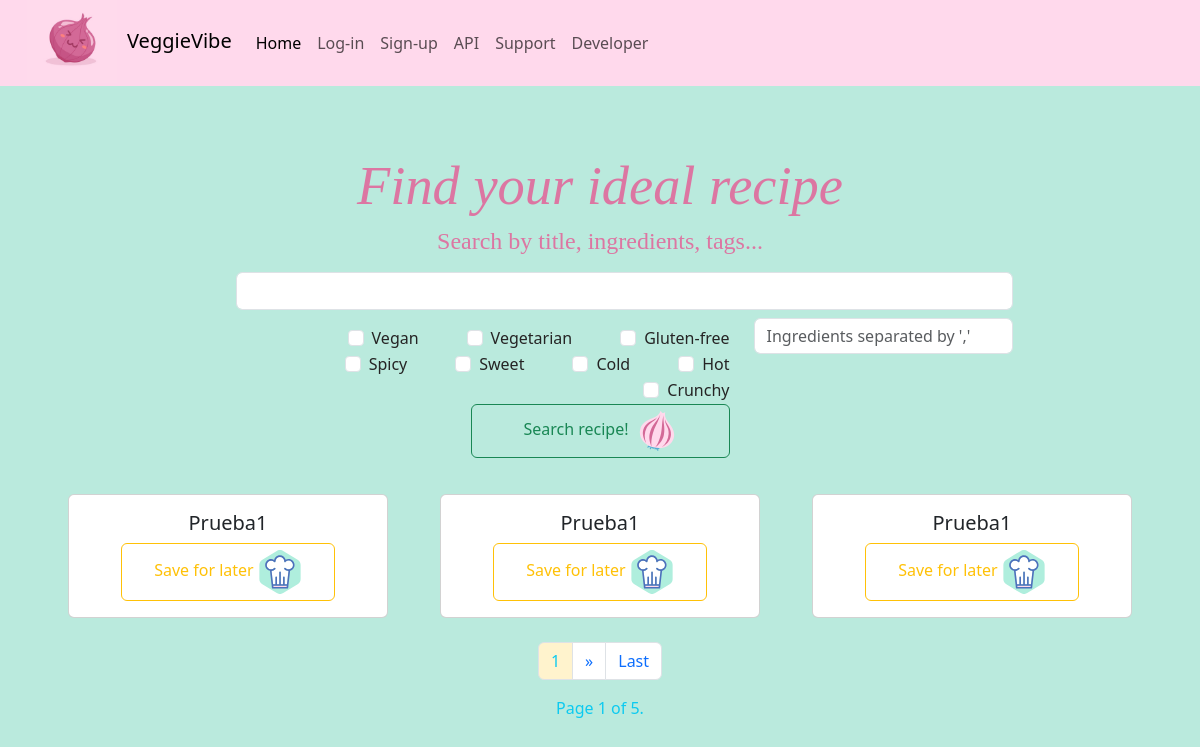
Before: / with the older database file.
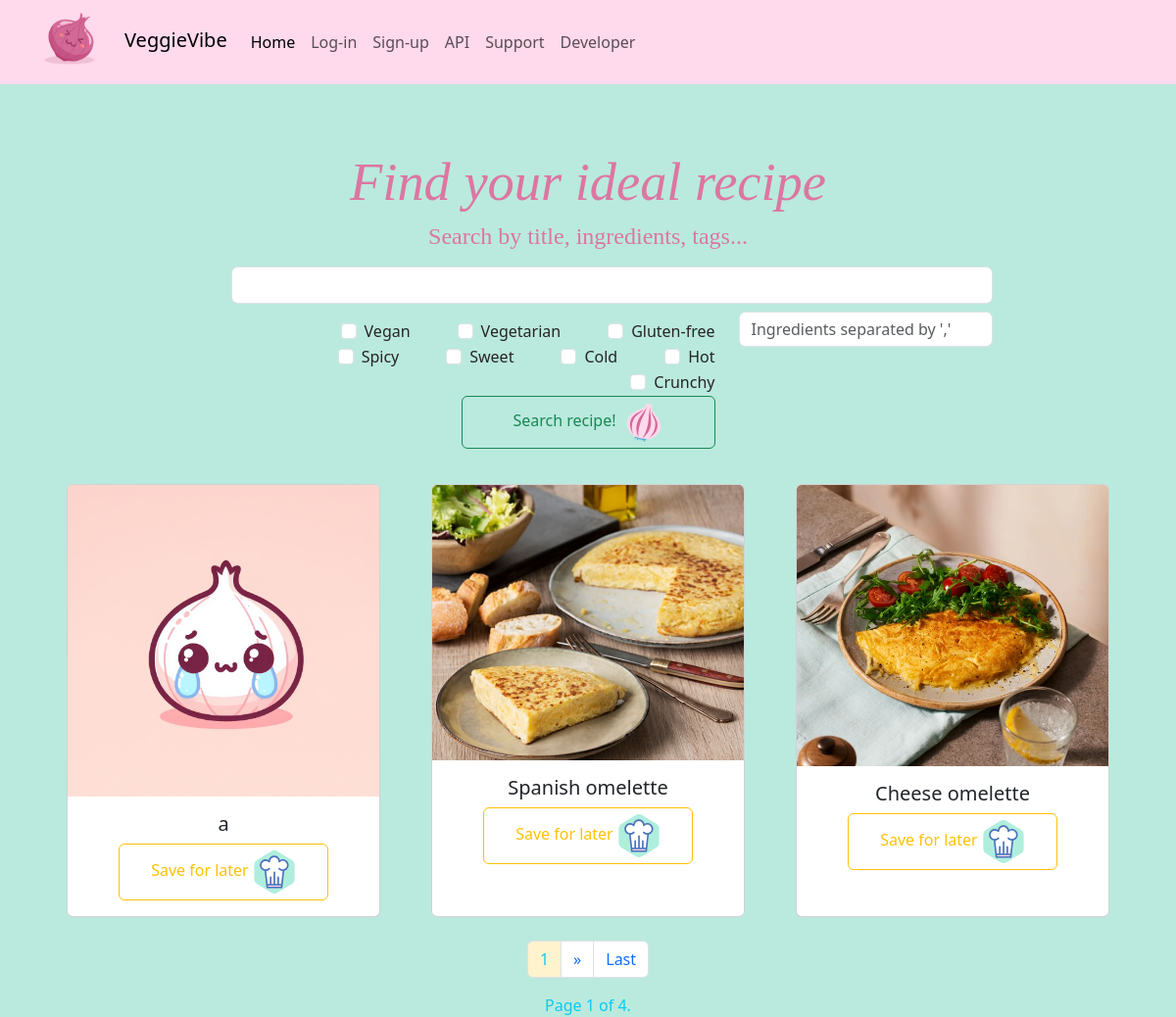
After: the same page with the newer database file.
### recipes/models.py (models this page shows, shortened)
class Tag(models.Model):
    name = models.CharField(max_length=50)

class Recipe(models.Model):
    title = models.CharField(max_length=100)
    description = models.TextField()
    ingredients = models.TextField()
    steps = models.TextField()
    tags = models.ManyToManyField('Tag', related_name='recipes', blank=True)
    image = models.ImageField(upload_to='recipes/static/recipes/images',default='recipes/static/recipes/images/general/onion_sad.jfif', blank=True)
    creator = models.ForeignKey(get_user_model(), on_delete=models.CASCADE, related_name='created_recipes')
    created_at = models.DateTimeField(auto_now_add=True)

### recipes/views.py (the view)
# urls.py: path("", views.RecipeListView.as_view(), name="recipe_list"),
class RecipeListView(generic.ListView):
    model = Recipe
    paginate_by = 3
    context_object_name = "recipes"  # your own name for the list as a template variable, default is object_list and you can use both
    def get_context_data(self, **kwargs):
        context = super().get_context_data(**kwargs)
        context["tags"] = Tag.objects.all()
        context["tags_selected"] = self.request.GET.getlist("tag", "")
        query = self.request.GET.copy()
        query.pop('page', None)
        context["url_params"] = query.urlencode() + "&"
        return context
    def get_queryset(self):
        queryset = super().get_queryset()
        search_term = self.request.GET.get("title", "")
        if search_term:
            queryset = queryset.filter(title__icontains=search_term)
        tags_selected = self.request.GET.getlist("tag", "")
        for tag in tags_selected:
            queryset = queryset.filter(tags__name=tag)
        ingredients_selected = self.request.GET.get("ingredients", "").split(",")
        for ingredient in ingredients_selected:
            queryset = queryset.filter(ingredients__icontains=ingredient.strip())
        return queryset.distinct().order_by("-created_at")

### recipes/templates/recipes/recipe_list.html (shortened to what this page needs)
{% extends "base.html" %} {% block content %}
{% load static %}
<main>
  <div class="container text-center">
    <div class="me-5 p-1">
      <h2 class="cormorant pt-3 ms-5">Find your ideal recipe</h2>
      <h4 class="cormorant ms-5">Search by title, ingredients, tags...</h4>
      <form class="mb-3 pt-2 ms-5 container d-flex justify-content-center flex-wrap" method="get">
        <input class="form-control w-75 text-center" type="text" name="title" value="{{ request.GET.title }}"/>
        <div class="d-flex flex-wrap justify-content-lg-end justify-content-md- justify-content-start w-50 mt-3">
          {% for tag in tags %}
          <div class="form-check form-check-inline ms-4 me-4">
            <input class="form-check-input" type="checkbox" name="tag" value="{{ tag.name }}" {% if tag.name in tags_selected %}checked {% endif %} >
            <label class="form-check-label" for="inlineCheckbox1">{{ tag.name }}</label>
          </div>
          {% endfor %}
        </div>
        <input class="form-control w-25 mt-2 h-25" type="text" name="ingredients" value="{{ request.GET.ingredients }}" placeholder="Ingredients separated by ','">
        <button type="submit" class="btn btn-outline-success w-25 me-5 mb-3 ">Search recipe!</button>
        <br>
      </form>
    </div>
  <div class="d-flex flex-wrap justify-content-around">
  {% for recipe in page_obj %}
  <div class="card text-center card-hover" style="width: 20rem;">
    <a href="{% url 'recipes:recipe_detail' recipe.id %}">
    {% if recipe.image %}
    <img src="{{ recipe.image.url }}" class="card-img-top" alt="{{recipe.title}} image" height:"290px">
    {% endif %}
    </a>
    <div class="card-body">
      <h5 class="card-title align-self-start">{{ recipe.title }}</h5>
      <div class="d-flex justify-content-center mb-0">
        <a href="#" class="btn btn-outline-warning w-75">Save for later </a>
      </div>
    </div>
  </div>
  {% endfor %}
  </div>
  {% if object_list %}
  <nav class="mt-4 align-self-end" aria-label="Page navigation">
      <ul class="step-links pagination justify-content-center">
          <li class="page-item current"><a class="page-link bg-warning-subtle text-info" href="?page=1">{{ page_obj.number }}</a></li>
  {% endif %}
          {% if page_obj.has_next %}
              <li class="page-item"><a class="page-link" href="?{{url_params}}page={{ page_obj.next_page_number }}" aria-label="next">&raquo;</a></li>
              <li class="page-item"><a class="page-link" href="?{{url_params}}page={{ page_obj.paginator.num_pages}}"> Last</a></li>
          {% endif %}
        </ul>
      </nav>
      <span class="current justify-content-center pagination text-info align-self-end">
        Page {{ page_obj.number }} of {{ page_obj.paginator.num_pages }}.
      </span>
  </div>
</main>
{% endblock %} ```

### recipes/templates/base.html (shortened to what this page needs)
<!DOCTYPE html>
<html>
<head>
    {% load static %}
    <link rel="stylesheet" href="{% static 'recipes/styles.css' %}">
    <link rel="stylesheet" href="{% static 'recipes/normalize.css' %}">
    <link href="https://cdn.jsdelivr.net/npm/bootstrap@5.3.3/dist/css/bootstrap.min.css" rel="stylesheet">
</head>
<body>
    <header>
        <nav class="navbar navbar-expand-lg mb-5" style="background-color:#ffd9ec">
            <div class="container-fluid">
              <a class="navbar-brand" href="{% url 'recipes:recipe_list' %}"><img class="navbar-image" src="{% static 'recipes/images/general/onion_purple.jpg' %}" alt="VeggieVibe" aria-current="page" id="home-icon">VeggieVibe</a>
              <div class="collapse navbar-collapse" id="navbarNavAltMarkup">
                <div class="navbar-nav">
                  <a class="nav-link active" aria-current="page" href="{% url 'recipes:recipe_list' %}">Home</a>
                  {% if request.user.is_authenticated %}
                    <a class="nav-link" href="{% url 'users:profile' %}">My account</a>
                    <form method="post" action="{% url 'logout' %}">
                        {% csrf_token %}
                        <button class="nav-link" type="submit">Log-out</button>
                    </form>
                  {% else %}
                    <a class="nav-link" href="{% url 'users:profile' %}">Log-in</a>
                    <a class="nav-link" href="{% url 'users:signup' %}">Sign-up</a>
                  {% endif %}
                  <a class="nav-link" href="#">API</a>
                  <a class="nav-link" href="https://github.com/spariva/VeggieVibe/issues" target="_blank">Support</a>
                  <a class="nav-link" target="_blank" href="https://github.com/spariva">Developer</a>
                </div>
              </div>
            </div>
          </nav>
    </header>
    {% block content %}{% endblock %}
</body>
</html>

### recipes/static/recipes/styles.css (style rules this page uses)
body { background-color: rgb(186, 234, 221) !important; color: rgb(37, 36, 36) !important; }
img { max-width: 400px; max-height: auto; }
#home-icon { max-width:90px; display: inline-block; padding: -10px; margin: -20px 10px -10px 15px; }
.cormorant { font-family: "Cormorant Garamond", serif; font-weight: 400 !important; color: #dc76a2; }
h2 { font-style: italic; font-size: 3.4rem !important; }

Changed rows visible on the page:
removed Recipe: title "Prueba1"
removed Recipe: title "Prueba1"
removed Recipe: title "Prueba1"
added Recipe: image (picture), title "a"
now on this page (row unchanged): Recipe: image (picture), title "Spanish omelette"
now on this page (row unchanged): Recipe: image (picture), title "Cheese omelette"
Other visible differences:
{{ page_obj.paginator.num_pages }}: "5" → "4"
